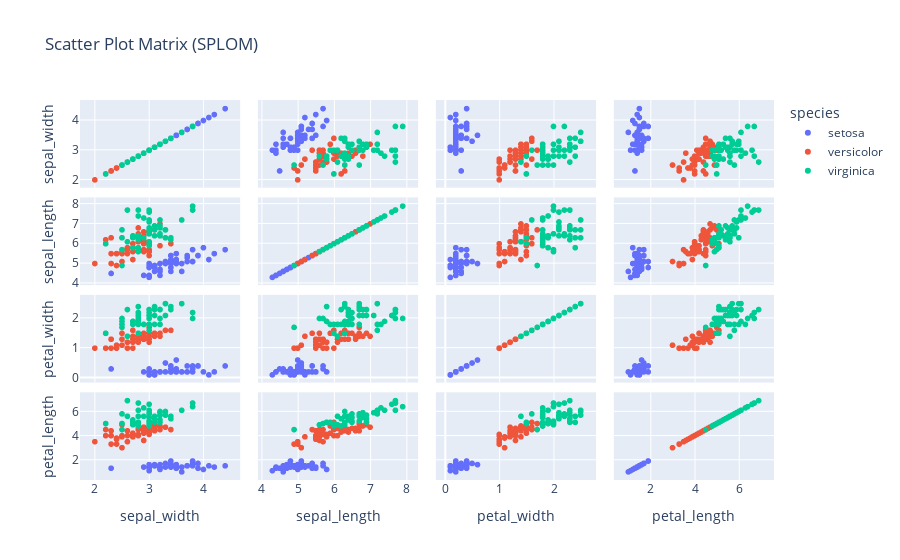

Notebook source saved alongside this figure:
### Code cell
import plotly.express as px

# Load the iris dataset
df = px.data.iris()

# Create SPLOM chart
fig = px.scatter_matrix(df, dimensions=["sepal_width", "sepal_length", "petal_width", "petal_length"],
                        color="species", title="Scatter Plot Matrix (SPLOM)")

# Show interactive chart
fig.show()

### Figure 1 — Plotly figure (JSON) as saved in the notebook; plotly's stock layout.template omitted (floating-point values rounded to 4 significant figures)
{"data": [{"dimensions": [{"axis": {"matches": true}, "label": "sepal_width", "values": [3.5, 3, 3.2, 3.1, 3.6, 3.9, 3.4, 3.4, 2.9, 3.1, 3.7, 3.4, 3, 3, 4, 4.4, 3.9, 3.5, 3.8, 3.8, 3.4, 3.7, 3.6, 3.3, 3.4, 3, 3.4, 3.5, 3.4, 3.2, 3.1, 3.4, 4.1, 4.2, 3.1, 3.2, 3.5, 3.1, 3, 3.4, 3.5, 2.3, 3.2, 3.5, 3.8, 3, 3.8, 3.2, 3.7, 3.3]}, {"axis": {"matches": true}, "label": "sepal_length", "values": [5.1, 4.9, 4.7, 4.6, 5, 5.4, 4.6, 5, 4.4, 4.9, 5.4, 4.8, 4.8, 4.3, 5.8, 5.7, 5.4, 5.1, 5.7, 5.1, 5.4, 5.1, 4.6, 5.1, 4.8, 5, 5, 5.2, 5.2, 4.7, 4.8, 5.4, 5.2, 5.5, 4.9, 5, 5.5, 4.9, 4.4, 5.1, 5, 4.5, 4.4, 5, 5.1, 4.8, 5.1, 4.6, 5.3, 5]}, {"axis": {"matches": true}, "label": "petal_width", "values": [0.2, 0.2, 0.2, 0.2, 0.2, 0.4, 0.3, 0.2, 0.2, 0.1, 0.2, 0.2, 0.1, 0.1, 0.2, 0.4, 0.4, 0.3, 0.3, 0.3, 0.2, 0.4, 0.2, 0.5, 0.2, 0.2, 0.4, 0.2, 0.2, 0.2, 0.2, 0.4, 0.1, 0.2, 0.1, 0.2, 0.2, 0.1, 0.2, 0.2, 0.3, 0.3, 0.2, 0.6, 0.4, 0.3, 0.2, 0.2, 0.2, 0.2]}, {"axis": {"matches": true}, "label": "petal_length", "values": [1.4, 1.4, 1.3, 1.5, 1.4, 1.7, 1.4, 1.5, 1.4, 1.5, 1.5, 1.6, 1.4, 1.1, 1.2, 1.5, 1.3, 1.4, 1.7, 1.5, 1.7, 1.5, 1, 1.7, 1.9, 1.6, 1.6, 1.5, 1.4, 1.6, 1.6, 1.5, 1.5, 1.4, 1.5, 1.2, 1.3, 1.5, 1.3, 1.5, 1.3, 1.3, 1.3, 1.6, 1.9, 1.4, 1.6, 1.4, 1.5, 1.4]}], "hovertemplate": "species=setosa<br>%{xaxis.title.text}=%{x}<br>%{yaxis.title.text}=%{y}<extra></extra>", "legendgroup": "setosa", "marker": {"color": "#636efa", "symbol": "circle"}, "name": "setosa", "showlegend": true, "type": "splom"}, {"dimensions": [{"axis": {"matches": true}, "label": "sepal_width", "values": [3.2, 3.2, 3.1, 2.3, 2.8, 2.8, 3.3, 2.4, 2.9, 2.7, 2, 3, 2.2, 2.9, 2.9, 3.1, 3, 2.7, 2.2, 2.5, 3.2, 2.8, 2.5, 2.8, 2.9, 3, 2.8, 3, 2.9, 2.6, 2.4, 2.4, 2.7, 2.7, 3, 3.4, 3.1, 2.3, 3, 2.5, 2.6, 3, 2.6, 2.3, 2.7, 3, 2.9, 2.9, 2.5, 2.8]}, {"axis": {"matches": true}, "label": "sepal_length", "values": [7, 6.4, 6.9, 5.5, 6.5, 5.7, 6.3, 4.9, 6.6, 5.2, 5, 5.9, 6, 6.1, 5.6, 6.7, 5.6, 5.8, 6.2, 5.6, 5.9, 6.1, 6.3, 6.1, 6.4, 6.6, 6.8, 6.7, 6, 5.7, 5.5, 5.5, 5.8, 6, 5.4, 6, 6.7, 6.3, 5.6, 5.5, 5.5, 6.1, 5.8, 5, 5.6, 5.7, 5.7, 6.2, 5.1, 5.7]}, {"axis": {"matches": true}, "label": "petal_width", "values": [1.4, 1.5, 1.5, 1.3, 1.5, 1.3, 1.6, 1, 1.3, 1.4, 1, 1.5, 1, 1.4, 1.3, 1.4, 1.5, 1, 1.5, 1.1, 1.8, 1.3, 1.5, 1.2, 1.3, 1.4, 1.4, 1.7, 1.5, 1, 1.1, 1, 1.2, 1.6, 1.5, 1.6, 1.5, 1.3, 1.3, 1.3, 1.2, 1.4, 1.2, 1, 1.3, 1.2, 1.3, 1.3, 1.1, 1.3]}, {"axis": {"matches": true}, "label": "petal_length", "values": [4.7, 4.5, 4.9, 4, 4.6, 4.5, 4.7, 3.3, 4.6, 3.9, 3.5, 4.2, 4, 4.7, 3.6, 4.4, 4.5, 4.1, 4.5, 3.9, 4.8, 4, 4.9, 4.7, 4.3, 4.4, 4.8, 5, 4.5, 3.5, 3.8, 3.7, 3.9, 5.1, 4.5, 4.5, 4.7, 4.4, 4.1, 4, 4.4, 4.6, 4, 3.3, 4.2, 4.2, 4.2, 4.3, 3, 4.1]}], "hovertemplate": "species=versicolor<br>%{xaxis.title.text}=%{x}<br>%{yaxis.title.text}=%{y}<extra></extra>", "legendgroup": "versicolor", "marker": {"color": "#EF553B", "symbol": "circle"}, "name": "versicolor", "showlegend": true, "type": "splom"}, {"dimensions": [{"axis": {"matches": true}, "label": "sepal_width", "values": [3.3, 2.7, 3, 2.9, 3, 3, 2.5, 2.9, 2.5, 3.6, 3.2, 2.7, 3, 2.5, 2.8, 3.2, 3, 3.8, 2.6, 2.2, 3.2, 2.8, 2.8, 2.7, 3.3, 3.2, 2.8, 3, 2.8, 3, 2.8, 3.8, 2.8, 2.8, 2.6, 3, 3.4, 3.1, 3, 3.1, 3.1, 3.1, 2.7, 3.2, 3.3, 3, 2.5, 3, 3.4, 3]}, {"axis": {"matches": true}, "label": "sepal_length", "values": [6.3, 5.8, 7.1, 6.3, 6.5, 7.6, 4.9, 7.3, 6.7, 7.2, 6.5, 6.4, 6.8, 5.7, 5.8, 6.4, 6.5, 7.7, 7.7, 6, 6.9, 5.6, 7.7, 6.3, 6.7, 7.2, 6.2, 6.1, 6.4, 7.2, 7.4, 7.9, 6.4, 6.3, 6.1, 7.7, 6.3, 6.4, 6, 6.9, 6.7, 6.9, 5.8, 6.8, 6.7, 6.7, 6.3, 6.5, 6.2, 5.9]}, {"axis": {"matches": true}, "label": "petal_width", "values": [2.5, 1.9, 2.1, 1.8, 2.2, 2.1, 1.7, 1.8, 1.8, 2.5, 2, 1.9, 2.1, 2, 2.4, 2.3, 1.8, 2.2, 2.3, 1.5, 2.3, 2, 2, 1.8, 2.1, 1.8, 1.8, 1.8, 2.1, 1.6, 1.9, 2, 2.2, 1.5, 1.4, 2.3, 2.4, 1.8, 1.8, 2.1, 2.4, 2.3, 1.9, 2.3, 2.5, 2.3, 1.9, 2, 2.3, 1.8]}, {"axis": {"matches": true}, "label": "petal_length", "values": [6, 5.1, 5.9, 5.6, 5.8, 6.6, 4.5, 6.3, 5.8, 6.1, 5.1, 5.3, 5.5, 5, 5.1, 5.3, 5.5, 6.7, 6.9, 5, 5.7, 4.9, 6.7, 4.9, 5.7, 6, 4.8, 4.9, 5.6, 5.8, 6.1, 6.4, 5.6, 5.1, 5.6, 6.1, 5.6, 5.5, 4.8, 5.4, 5.6, 5.1, 5.1, 5.9, 5.7, 5.2, 5, 5.2, 5.4, 5.1]}], "hovertemplate": "species=virginica<br>%{xaxis.title.text}=%{x}<br>%{yaxis.title.text}=%{y}<extra></extra>", "legendgroup": "virginica", "marker": {"color": "#00cc96", "symbol": "circle"}, "name": "virginica", "showlegend": true, "type": "splom"}], "layout": {"dragmode": "select", "legend": {"title": {"text": "species"}, "tracegroupgap": 0}, "title": {"text": "Scatter Plot Matrix (SPLOM)"}}}
